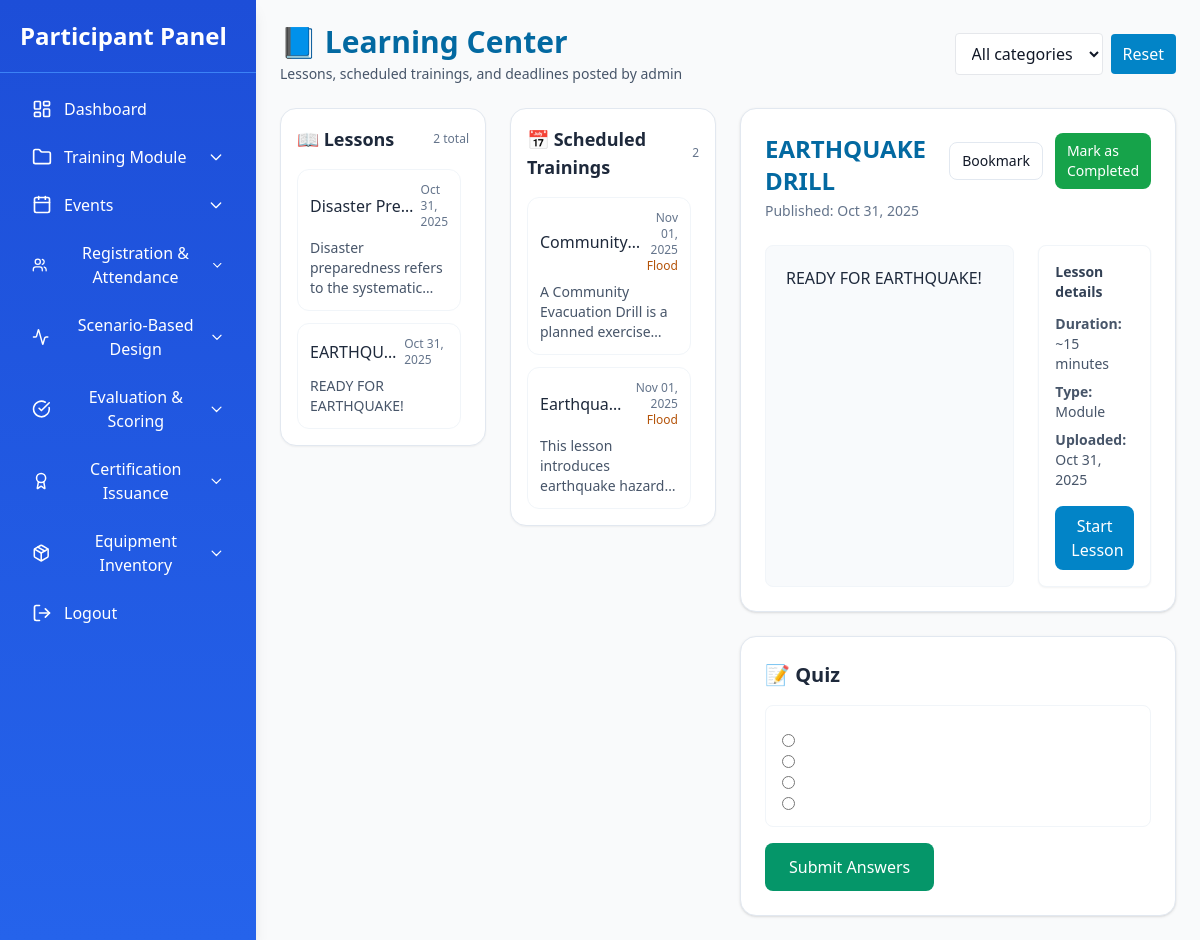
Page /user/module1/module1.2.php?lesson_id=2 on the committed database.
### tables this page shows
CREATE TABLE `lessons` (
  `id` int(11) NOT NULL,
  `module_id` int(11) DEFAULT NULL,
  `title` varchar(255) NOT NULL,
  `summary` text DEFAULT NULL,
  `content` text NOT NULL,
  `created_at` timestamp NOT NULL DEFAULT current_timestamp(),
  `disaster_type` varchar(100) DEFAULT NULL,
  `file_name` varchar(512) DEFAULT NULL,
  `scheduled_date` date DEFAULT NULL,
  `file_path` varchar(512) DEFAULT NULL,
  `published` tinyint(1) DEFAULT 1,
  `created_by` int(11) DEFAULT NULL,
  `description` text DEFAULT NULL,
  `status` enum('draft','published') NOT NULL DEFAULT 'draft',
  `views` int(10) UNSIGNED NOT NULL DEFAULT 0,
  `approved_by` int(10) UNSIGNED DEFAULT NULL,
  `approved_at` datetime DEFAULT NULL,
  `updated_at` datetime NOT NULL DEFAULT current_timestamp() ON UPDATE current_timestamp(),
  `category_id` int(11) DEFAULT NULL,
  `topic` varchar(255) DEFAULT NULL
);

CREATE TABLE `drills` (
  `id` int(11) NOT NULL,
  `title` varchar(255) NOT NULL,
  `date` date NOT NULL,
  `details` text NOT NULL,
  `created_at` timestamp NOT NULL DEFAULT current_timestamp(),
  `type` varchar(100) NOT NULL DEFAULT 'Drill',
  `file_path` varchar(512) DEFAULT NULL
);

CREATE TABLE `quizzes` (
  `id` int(11) NOT NULL,
  `lesson_id` int(11) NOT NULL,
  `question` text NOT NULL,
  `option_a` varchar(255) DEFAULT NULL,
  `option_b` varchar(255) DEFAULT NULL,
  `option_c` varchar(255) DEFAULT NULL,
  `option_d` varchar(255) DEFAULT NULL,
  `correct_option` char(1) NOT NULL,
  `created_at` datetime DEFAULT current_timestamp(),
  `title` varchar(255) NOT NULL
);

### user/module1/module1.2.php (the view, shortened to what this page needs)
<?php
$host = "localhost";
$user = "root";
$pass = "";
$db   = "training_management";
$conn = new mysqli($host, $user, $pass, $db);
$createDrills = "
CREATE TABLE IF NOT EXISTS `drills` (
  `id` INT AUTO_INCREMENT PRIMARY KEY,
  `title` VARCHAR(255) NOT NULL,
  `details` TEXT NOT NULL,
  `date` DATE NOT NULL,
  `type` VARCHAR(100) NOT NULL DEFAULT 'Drill',
  `file_path` VARCHAR(512) DEFAULT NULL,
  `created_at` DATETIME DEFAULT CURRENT_TIMESTAMP
) ENGINE=InnoDB DEFAULT CHARSET=utf8mb4;
";
$conn->query($createDrills);
$conn->query("CREATE TABLE IF NOT EXISTS lessons (
    id INT AUTO_INCREMENT PRIMARY KEY,
    title VARCHAR(255) NOT NULL,
    content TEXT NOT NULL,
    created_at TIMESTAMP DEFAULT CURRENT_TIMESTAMP
) ENGINE=InnoDB DEFAULT CHARSET=utf8mb4");
$conn->query("CREATE TABLE IF NOT EXISTS quizzes (
    id INT AUTO_INCREMENT PRIMARY KEY,
    lesson_id INT NOT NULL,
    question TEXT NOT NULL,
    option_a VARCHAR(255),
    option_b VARCHAR(255),
    option_c VARCHAR(255),
    option_d VARCHAR(255),
    correct_option CHAR(1) NOT NULL,
    FOREIGN KEY (lesson_id) REFERENCES lessons(id) ON DELETE CASCADE
) ENGINE=InnoDB DEFAULT CHARSET=utf8mb4");
function esc($s){ return htmlspecialchars($s ?? '', ENT_QUOTES, 'UTF-8'); }
$lessons = $conn->query("SELECT * FROM lessons ORDER BY created_at ASC");
$typeFilter = trim($_GET['type'] ?? '');
$drillsWhere = $typeFilter ? "WHERE `type` = '" . $conn->real_escape_string($typeFilter) . "'" : "";
$drills = $conn->query("SELECT * FROM drills {$drillsWhere} ORDER BY `date` ASC");
$selected_lesson = null;
$selected_quiz = null;
if (isset($_GET['lesson_id'])) {
    $lesson_id = intval($_GET['lesson_id']);
    $selected_lesson = $conn->query("SELECT * FROM lessons WHERE id=$lesson_id")->fetch_assoc();
    $selected_quiz = $conn->query("SELECT * FROM quizzes WHERE lesson_id=$lesson_id");
}
?>
<!doctype html>
<html lang="en">
<head>
  <script src="https://cdn.tailwindcss.com"></script>
</head>
<body class="bg-gray-50 text-gray-900 flex min-h-screen">
  <?php if (file_exists(__DIR__ . '/../sidebar.php')) include __DIR__ . '/../sidebar.php'; ?>
  <div class="flex-1 p-6">
    <header class="mb-6 flex items-center justify-between">
      <div>
        <h1 class="text-3xl font-extrabold text-sky-700">📘 Learning Center</h1>
        <p class="text-sm text-slate-600 mt-1">Lessons, scheduled trainings, and deadlines posted by admin</p>
      </div>
      <div class="flex items-center gap-3">
        <form method="get" class="flex items-center gap-2">
          <select name="type" onchange="this.form.submit()" class="px-3 py-2 border rounded bg-white">
            <option value="">All categories</option>
          </select>
          <a href="participant_content.php" class="px-3 py-2 bg-sky-600 text-white rounded">Reset</a>
        </form>
      </div>
    </header>
    <div class="grid grid-cols-1 lg:grid-cols-4 gap-6">
      <aside class="lg:col-span-1">
        <div class="bg-white rounded-2xl border border-slate-200 shadow-sm p-4">
          <div class="flex items-center justify-between mb-4">
            <h2 class="text-lg font-semibold text-slate-800">📖 Lessons</h2>
            <span class="text-xs text-slate-500"><?= $lessons ? $lessons->num_rows : 0 ?> total</span>
          </div>
          <div class="app-scroll space-y-3">
            <?php if ($lessons && $lessons->num_rows > 0): while ($lesson = $lessons->fetch_assoc()): ?>
              <a href="?lesson_id=<?= (int)$lesson['id'] ?>" class="block rounded-xl border border-slate-100 bg-white p-3 hover:bg-sky-50 transition">
                <div class="flex items-center justify-between">
                  <h3 class="font-medium text-slate-800 truncate-cell"><?= esc($lesson['title']) ?></h3>
                  <span class="text-xs text-slate-500"><?= date('M d, Y', strtotime($lesson['created_at'])) ?></span>
                </div>
                <p class="text-sm text-slate-600 mt-2 line-clamp-3"><?= nl2br(esc(substr($lesson['content'],0,300))) ?></p>
              </a>
            <?php endwhile; else: ?>
              <div class="text-sm text-slate-500 p-4">No lessons yet.</div>
            <?php endif; ?>
          </div>
        </div>
      </aside>
      <aside class="lg:col-span-1">
        <div class="bg-white rounded-2xl border border-slate-200 shadow-sm p-4">
          <div class="flex items-center justify-between mb-4">
            <h2 class="text-lg font-semibold text-slate-800">📅 Scheduled Trainings</h2>
            <span class="text-xs text-slate-500"><?= $drills ? $drills->num_rows : 0 ?></span>
          </div>
          <div class="app-scroll space-y-3">
            <?php if ($drills && $drills->num_rows > 0): while ($drill = $drills->fetch_assoc()): ?>
              <a href="?drill_id=<?= (int)$drill['id'] ?>" class="block rounded-xl border border-slate-100 bg-white p-3 hover:bg-amber-50 transition">
                <div class="flex items-center justify-between">
                  <h3 class="font-medium text-slate-800 truncate-cell"><?= esc($drill['title']) ?></h3>
                  <div class="text-right">
                    <div class="text-xs text-slate-500"><?= date('M d, Y', strtotime($drill['date'])) ?></div>
                    <div class="text-xs text-amber-700"><?= esc($drill['type']) ?></div>
                  </div>
                </div>
                <p class="text-sm text-slate-600 mt-2 line-clamp-3"><?= nl2br(esc(substr($drill['details'],0,200))) ?></p>
              </a>
            <?php endwhile; else: ?>
              <div class="text-sm text-slate-500 p-4">No scheduled trainings.</div>
            <?php endif; ?>
          </div>
        </div>
      </aside>
      <main class="lg:col-span-2">
        <?php if ($selected_lesson): ?>
          <div class="bg-white rounded-2xl border border-slate-200 shadow p-6 mb-6">
            <div class="flex items-start justify-between gap-4">
              <div>
                <h2 class="text-2xl font-bold text-sky-700"><?= esc($selected_lesson['title']) ?></h2>
                <p class="text-sm text-slate-500 mt-1">Published: <?= date('M d, Y', strtotime($selected_lesson['created_at'])) ?></p>
              </div>
              <div class="hidden md:flex items-center gap-3">
                <a href="#" class="px-3 py-2 text-sm border border-slate-200 rounded-lg">Bookmark</a>
                <a href="#" class="px-3 py-2 text-sm bg-green-600 text-white rounded-lg">Mark as Completed</a>
              </div>
            </div>
            <section class="mt-6 grid grid-cols-1 lg:grid-cols-3 gap-6">
              <article class="lg:col-span-2 bg-slate-50 rounded-lg p-5 border border-slate-100 max-h-[60vh] overflow-auto">
                <div class="prose max-w-none text-base text-slate-800">
                  <?= nl2br(esc($selected_lesson['content'])) ?>
                </div>
              </article>
              <aside class="lg:col-span-1 bg-white rounded-lg border border-slate-100 p-4 shadow-sm">
                <h4 class="text-sm font-semibold text-slate-700">Lesson details</h4>
                <ul class="text-sm text-slate-600 mt-3 space-y-2">
                  <li><strong>Duration:</strong> ~15 minutes</li>
                  <li><strong>Type:</strong> Module</li>
                  <li><strong>Uploaded:</strong> <?= date('M d, Y', strtotime($selected_lesson['created_at'])) ?></li>
                </ul>
                <div class="mt-4">
                  <a href="#" class="w-full inline-block text-center px-4 py-2 rounded-lg bg-sky-600 text-white">Start Lesson</a>
                </div>
              </aside>
            </section>
          </div>
          <div class="bg-white rounded-2xl border border-slate-200 shadow p-6">
            <h3 class="text-xl font-semibold text-slate-800 mb-4">📝 Quiz</h3>
            <?php if ($selected_quiz && $selected_quiz->num_rows > 0): ?>
              <form method="post" action="" class="space-y-4">
                <?php while ($q = $selected_quiz->fetch_assoc()): ?>
                  <fieldset class="border border-slate-100 rounded-lg p-4">
                    <div class="mt-3 space-y-2 text-base">
                      <label class="flex items-center gap-3"><input type="radio" name="q<?= $q['id'] ?>" value="A" /> <span><?= esc($q['option_a']) ?></span></label>
                      <label class="flex items-center gap-3"><input type="radio" name="q<?= $q['id'] ?>" value="B" /> <span><?= esc($q['option_b']) ?></span></label>
                      <label class="flex items-center gap-3"><input type="radio" name="q<?= $q['id'] ?>" value="C" /> <span><?= esc($q['option_c']) ?></span></label>
                      <label class="flex items-center gap-3"><input type="radio" name="q<?= $q['id'] ?>" value="D" /> <span><?= esc($q['option_d']) ?></span></label>
                    </div>
                  </fieldset>
                <?php endwhile; ?>
                <div class="flex items-center gap-3 mt-2">
                  <button type="submit" class="px-6 py-3 bg-emerald-600 text-white rounded-lg">Submit Answers</button>
                </div>
              </form>
            <?php else: ?>
              <div class="text-sm text-slate-500">No quiz available for this lesson.</div>
            <?php endif; ?>
          </div>
        <?php endif; ?>
      </main>
    </div>
  </div>
</body>
</html>

### rows in the picture
lessons: id "2", title "EARTHQU…", created_at "Oct 31, 2025", content "READY FOR EARTHQUAKE!", title "EARTHQUAKE DRILL"
lessons: title "Disaster Pre…", created_at "Oct 31, 2025", content "Disaster preparedness refers to the…"
drills: title "Community…", date "Nov 01, 2025", type "Flood", details "A Community Evacuation Drill is a planned…"
drills: title "Earthqua…", date "Nov 01, 2025", type "Flood", details "This lesson introduces earthquake…"
